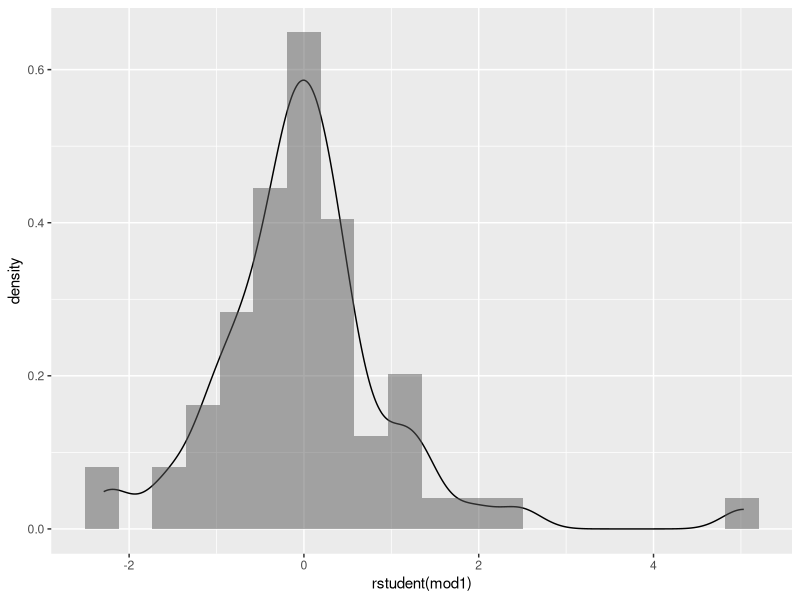
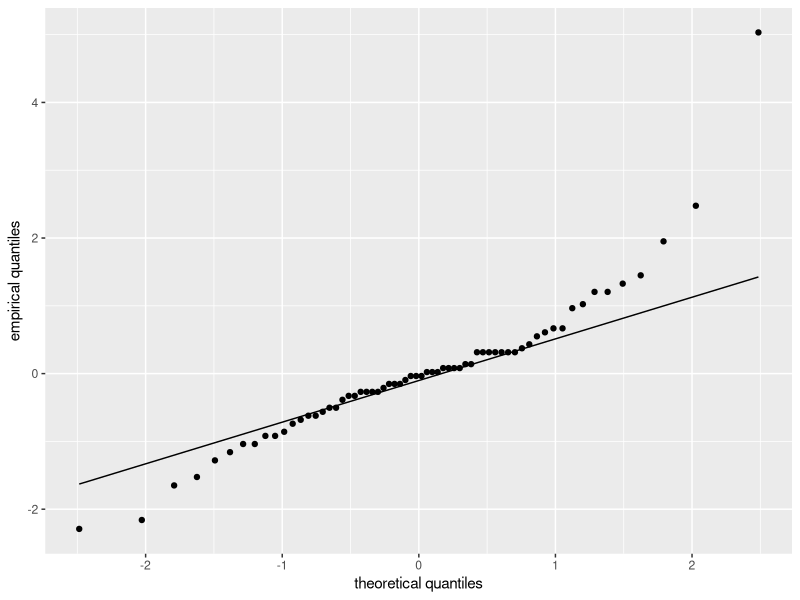
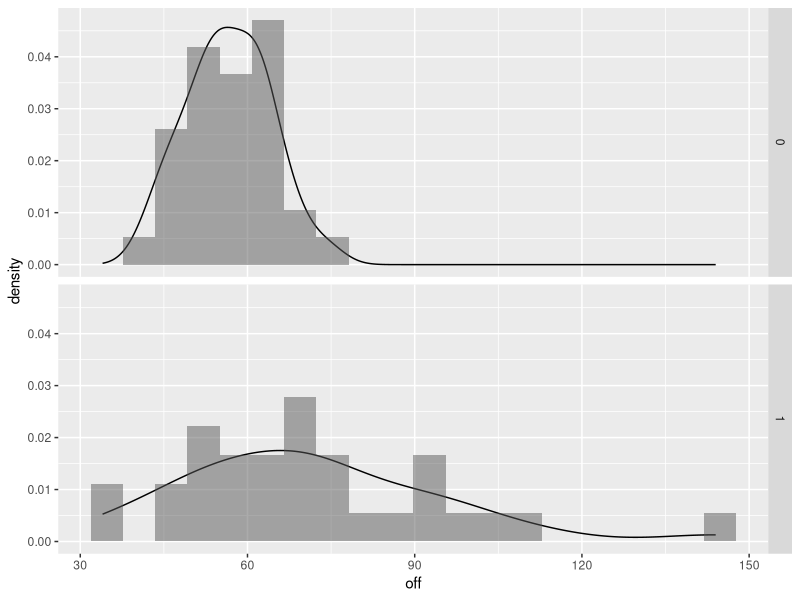
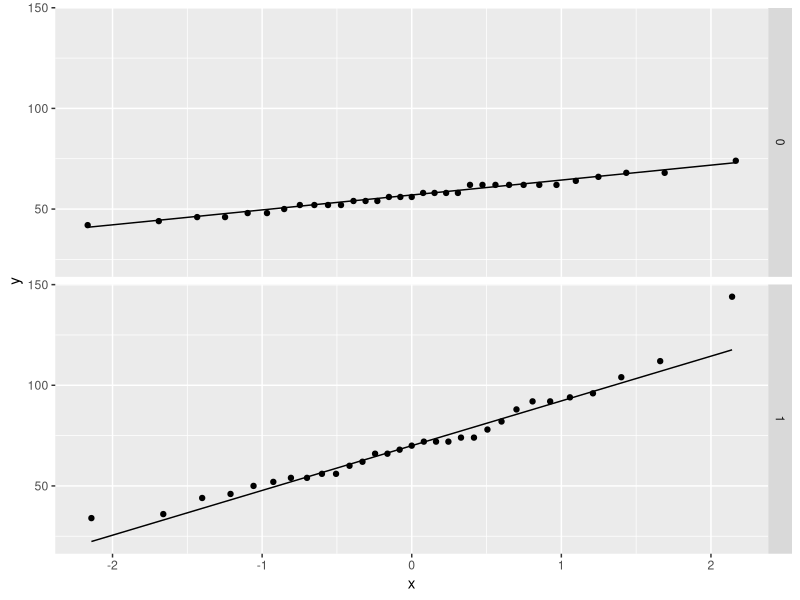

Recreate these plots in R, in order. (Note: this script raises an error after producing the figures.)
# Practice class 3 - T-test and ANOVA

### 1 - T-test

comp <- read.csv("ch2_part3_A_code/comp.csv")
head(comp)

summary(comp)

table(comp$grp)

# t-test (two-side, bilateral)
t.test(off ~ grp, alternative="two.sided", var.equal=TRUE, conf.level=0.95 ,data=comp)


# Using Linear Regression
mod1 <- lm(off~grp, data=comp)
summary(mod1)

# Alternative: as.factor
summary(lm(off~as.factor(grp), data=comp))

confint(mod1)


# one-side (uilateral)
t.test(off~grp, alternative="less", var.equal=TRUE, conf.level=0.95, data=comp)



### Assumptions

# Normality - residuals 
# histogram
library(ggplot2)

ggplot(comp, aes(x = rstudent(mod1))) +
  geom_density() +
  geom_histogram(aes(y = after_stat(density)), bins = 20, alpha = 0.5)

# qqplot
ggplot(comp, mapping = aes(sample = rstudent(mod1))) +
  stat_qq(distribution = qt, dparams = mod1$df.residual) +
  stat_qq_line(distribution = qt, dparams = mod1$df.residual) +
  labs(x = "theoretical quantiles", y = "empirical quantiles")



# Y
# histogram
ggplot(comp, aes(x = off)) +
  geom_density() +
  geom_histogram(aes(y = after_stat(density)), bins = 20, alpha = 0.5) +
  facet_grid(grp ~ .)


# qqplot
ggplot(data = comp, aes(sample = off)) +
  geom_qq( ) +
  geom_qq_line( ) +
  facet_grid(grp ~ .)




# test: equality of variances
var.test(off~grp,data=comp,alternative="two.sided")





### 2 - Welch's Test

# Welch test
t.test(off~grp,alternative="two.sided",var.equal=FALSE,conf.level=0.95,data=comp)


# linear regression: generalized least squares
# allows for non-constant variance (and correlation)
library(nlme)
mod2 <- gls(off ~ grp, data = comp, weights=varIdent(form = ~ 1 | grp))
summary(mod2)

library(emmeans)
m2 <- emmeans(mod2, specs = "grp")
m2

m2.cont <- contrast(m2, method="pairwise")
m2.cont

confint(m2.cont)




### 2 - ANOVA

comp3 <- read.csv("ch2_part3_A_code/comp3.csv")
head(comp3)

summary(comp3)

table(comp3$ban)

stats<-data.frame(as.matrix(aggregate(score~ban, data=comp3, function(x)cbind(mean(x),sd(x),min(x),max(x),length(x)))))
names(stats)<-c("ban","mean","sd","min","max","n")
stats

library(dplyr)

group_by(comp3, ban) %>%
  summarise(
    mean = mean(score),
    sd = sd(score),
    min = min(score),
    max = max(score),
    count = n(),
  )

# visualization
boxplot(score~as.factor(ban),data=comp3)




### 4 - ANOVA (one-way)

oneway.test(score ~ ban, data = comp3, var.equal = TRUE)

mod3<-lm(score~as.factor(ban),data=comp3)
summary(mod3)

library(car)

Anova(mod3)

# histograms
library(ggplot2)
ggplot(comp3, aes(x = score)) +
  geom_density() +
  geom_histogram(aes(y = after_stat(density)), bins = 20, alpha = 0.5) +
  facet_grid(ban ~ .)


# qqplot
ggplot(data = comp3, aes(sample = score)) +
  geom_qq( ) +
  geom_qq_line( ) +
  facet_grid(ban ~ .)


# test: equality of variance 
bartlett.test(score~as.factor(ban),data=comp3)

library(car)
leveneTest(score~as.factor(ban),data=comp3)

leveneTest(score~as.factor(ban),data=comp3,center=mean)

# conclusion: we fail to reject H0

oneway.test(score ~ ban, data = comp3, var.equal = FALSE)



# Pairwise comparisons 
# linear regression
library(nlme)
library(emmeans)
# constant variance
contrast(emmeans(mod3, ~ban),method="pairwise",adjust="none")

# different variance by bank
mod4 <- gls(score ~ as.factor(ban), data = comp3, weights=varIdent(form = ~ 1 | as.factor(ban)))
summary(mod4)

contrast(emmeans(mod4, ~ban),method="pairwise",adjust="none")





### 4 - ANOVA (two-way)

# Exemple: UX
comp4 <- read.csv("ch2_part3_A_code/comp4.csv")
nrow(comp4)
head(comp4)
summary(comp4)


# main effects model
mod5<-lm(eval~as.factor(sta)+as.factor(del),data=comp4)
summary(mod5)


#
library(car)
Anova(mod5)


# interaction model
mod6<-lm(eval~as.factor(sta)*as.factor(del),data=comp4)
summary(mod6)

library(car)
Anova(mod6)

anova(mod6,mod5)

Anova(mod6,error=mod5)

Anova(mod6,error=mod6)


Anova(mod6)

anova(mod6,lm(eval~as.factor(del),data=comp4))

anova(mod5,lm(eval~as.factor(del),data=comp4))

anova(mod5,lm(eval~as.factor(del),data=comp4),error=mod6)

anova(mod6,lm(eval~as.factor(sta),data=comp4))

anova(mod5,lm(eval~as.factor(sta),data=comp4))

anova(mod5,lm(eval~as.factor(sta),data=comp4),error=mod6)


# manually 
data<-comp4
data$sta2<-as.numeric(comp4$sta==2)
data$del2<-as.numeric(comp4$del==2)
data$del3<-as.numeric(comp4$del==3)
data$int22<-as.numeric(comp4$sta==2 & comp4$del==2)
data$int23<-as.numeric(comp4$sta==2 & comp4$del==3)
head(data)

#
mod7<-lm(eval~sta2+del2+del3+int22+int23,data=data)
summary(mod7)

summary(mod6)

Anova(mod6,type=3)

anova(mod7,lm(eval~del2+del3+int22+int23,data=data))

anova(mod7,lm(eval~sta2+int22+int23,data=data))



# Pairwise comparisons
library(emmeans)
emmeans(mod6, ~del*sta)

contrast(emmeans(mod6, ~del*sta),method="pairwise",adjust="none")

# testing equality of variance
data2<-comp4
data2$grp<-1*as.numeric(comp4$del==1 & comp4$sta==1) +
  2*as.numeric(comp4$del==2 & comp4$sta==1)+
  3*as.numeric(comp4$del==3 & comp4$sta==1)+
  4*as.numeric(comp4$del==1 & comp4$sta==2)+
  5*as.numeric(comp4$del==2 & comp4$sta==2)+
  6*as.numeric(comp4$del==3 & comp4$sta==2)
head(data2)


# test: equality of variance 
bartlett.test(eval~as.factor(grp),data=data2)


library(car)
leveneTest(eval~as.factor(grp),data=data2)

leveneTest(eval~as.factor(grp),data=data2,center=mean)


library(nlme)
mod8 <- gls(eval ~ as.factor(del)*as.factor(sta), data = data2, weights=varIdent(form = ~ 1 | grp))
summary(mod8)
